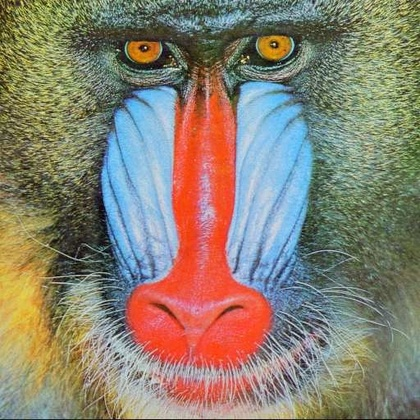
%> input picture babbuino.jpeg, 420 x 420 px, shrunk from 512 x 512 before the run
$ octave --eval "test_conversione_rgb_to_gray('babbuino.jpeg');"   (GNU Octave 9; MATLAB toolbox functions it lacks are replaced by stand-ins)
%> lines starting %> are read from the running program, lines starting %| are printed output that depends on the picture
### rgb_to_gray.m

function img = rgb_to_gray (filename)
%> called with filename = 'babbuino.jpeg'

  I = imread(filename);
%> I is the input picture: size 420x420x3 uint8; mean R, G, B 137.3, 128.9, 113.2
  if (ndims(I) !=3) %an RGB image is a three dimensional matrix
    error ("does not seem to be an RGB image...");
  endif
  %read intensity values from the three rgb channels
  Ired = I(:,:,1);
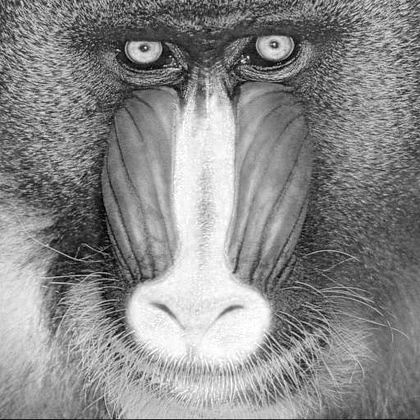
%> Ired: size 420x420 uint8; min 0, max 255, mean 137.3
  Iblue = I(:,:,2);
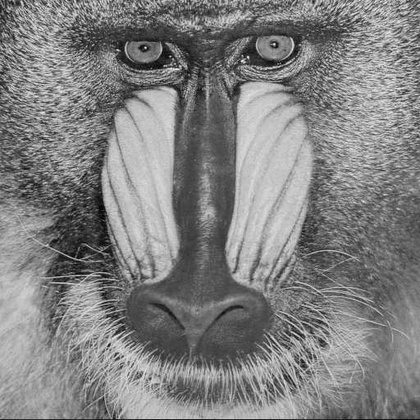
%> Iblue: size 420x420 uint8; min 0, max 243, mean 128.9
  Igreen = I(:,:,3);
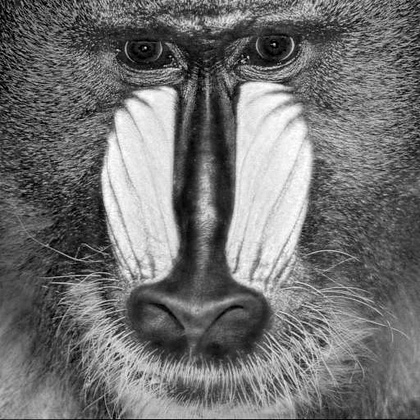
%> Igreen: size 420x420 uint8; min 0, max 255, mean 113.2
  img = 0.298936*Ired+0.587043*Iblue+0.114021*Igreen+0.5; %compute the grayscale intensity for a pixel combining its values from the three rgb channels in the original image
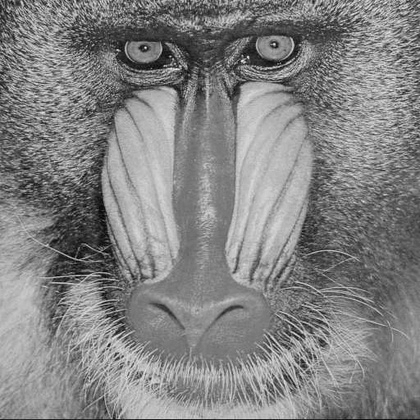
%> img: size 420x420 uint8; min 2, max 244, mean 130.6

endfunction

### gray_histogram.m
## Copyright (C) 2020 eddybudge
##
## This program is free software; you can redistribute it and/or modify it
## under the terms of the GNU General Public License as published by
## the Free Software Foundation; either version 3 of the License, or
## (at your option) any later version.
##
## This program is distributed in the hope that it will be useful,
## but WITHOUT ANY WARRANTY; without even the implied warranty of
## MERCHANTABILITY or FITNESS FOR A PARTICULAR PURPOSE.  See the
## GNU General Public License for more details.
##
## You should have received a copy of the GNU General Public License
## along with this program.  If not, see <http://www.gnu.org/licenses/>.

## -*- texinfo -*-
## @deftypefn {Function File} {@var{retval} =} histogram (@var{input1}, @var{input2})
##
## @seealso{}
## @end deftypefn

## Author: eddybudge <eddybudge@laptop>
## Created: 2020-04-22

#compute histogram of a grayscale image and return the array with histogram info
function gray_histogram_info = gray_histogram (img)

  if (ndims(img) !=2) %verify that we deal with a bidimensional matrix (an rgb image is three-dimensional instead)
    error ("smells like an RGB image...");
  endif

  gray_histogram_info = zeros(1,256); %create an array where we are going to store the count of the pixels having a specified intensity value
  width = columns(img);
%> width = 420
  height = rows(img);
%> height = 420
  for x = 1:height
    for y = 1:width
      intensity = img(x,y);
      gray_histogram_info(1,intensity+1) += 1; %we can't have an index <0> in Octave,so we save the count of pixels of intensity i inside our array at index i+1
    endfor
  endfor
%> after the loop, gray_histogram_info = 256 values, max 1925 at index 123, min 0 at index 1, mean 689.1
  #plot(0:255,gray_histogram_info,'m')
endfunction

### visualize_gray_image_and_histogram.m
## Copyright (C) 2020 eddybudge
##
## This program is free software; you can redistribute it and/or modify it
## under the terms of the GNU General Public License as published by
## the Free Software Foundation; either version 3 of the License, or
## (at your option) any later version.
##
## This program is distributed in the hope that it will be useful,
## but WITHOUT ANY WARRANTY; without even the implied warranty of
## MERCHANTABILITY or FITNESS FOR A PARTICULAR PURPOSE.  See the
## GNU General Public License for more details.
##
## You should have received a copy of the GNU General Public License
## along with this program.  If not, see <http://www.gnu.org/licenses/>.

## -*- texinfo -*-
## @deftypefn {Function File} {@var{retval} =} visualize_image_and_histogram (@var{input1}, @var{input2})
##
## @seealso{}
## @end deftypefn

## Author: eddybudge <eddybudge@laptop>
## Created: 2020-04-23

function visualize_gray_image_and_histogram (img)
  figure(1) %the first "window" to show
  imshow(img) %show the image
  gray_histogram_info=gray_histogram(img); %compute histogram
%> `test_conversione_rgb_to_gray('babbuino.jpeg');`:
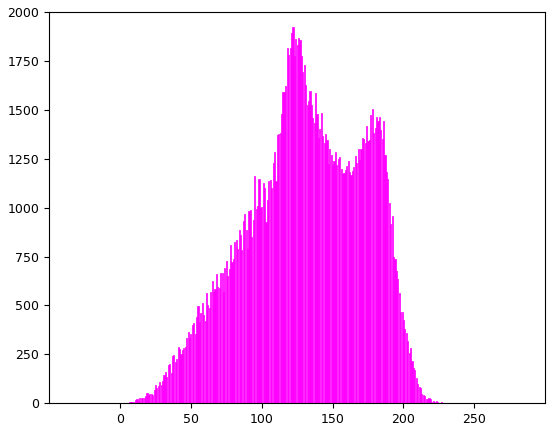
%> figure redrawn from the program's plot data; tallest bar 1925 high, from x = 121.6 to 122.4
  figure(2) %the second window to show
  bar(0:255,gray_histogram_info,'m') %visualize a barplot of our histogram
  set(gca,'xtick',[0:50:255]) %set xticks - otherwise they overlap if the default setting is used (in our case)
endfunction

### test_conversione_rgb_to_gray.m
## Copyright (C) 2020 eddybudge
##
## This program is free software; you can redistribute it and/or modify it
## under the terms of the GNU General Public License as published by
## the Free Software Foundation; either version 3 of the License, or
## (at your option) any later version.
##
## This program is distributed in the hope that it will be useful,
## but WITHOUT ANY WARRANTY; without even the implied warranty of
## MERCHANTABILITY or FITNESS FOR A PARTICULAR PURPOSE.  See the
## GNU General Public License for more details.
##
## You should have received a copy of the GNU General Public License
## along with this program.  If not, see <http://www.gnu.org/licenses/>.

## -*- texinfo -*-
## @deftypefn {Function File} {@var{retval} =} test_conversione_rgb_to_gray (@var{input1}, @var{input2})
##
## @seealso{}
## @end deftypefn

## Author: eddybudge <eddybudge@laptop>
## Created: 2020-04-22

function test_conversione_rgb_to_gray (filename)
  img = rgb_to_gray(filename); %convert to grayscale
  visualize_gray_image_and_histogram(img) %compute histogram and visualize both grayscale image and its histogram
endfunction
